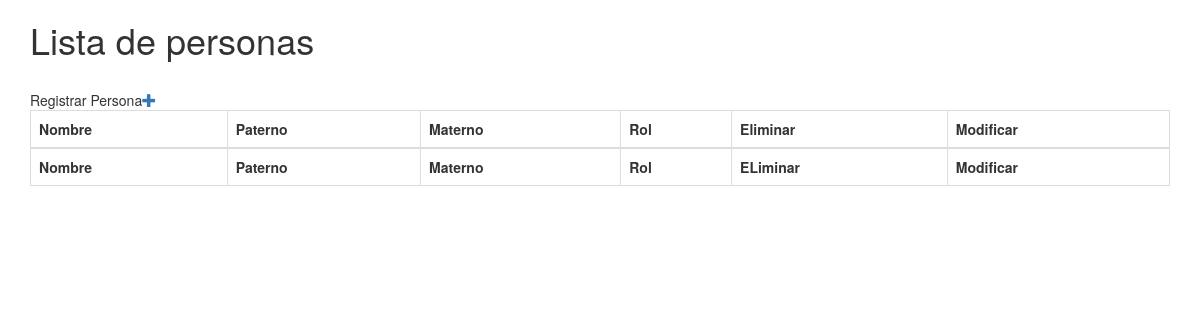
The page /vista/vst_roles_usuarios.php on the database as committed earlier.
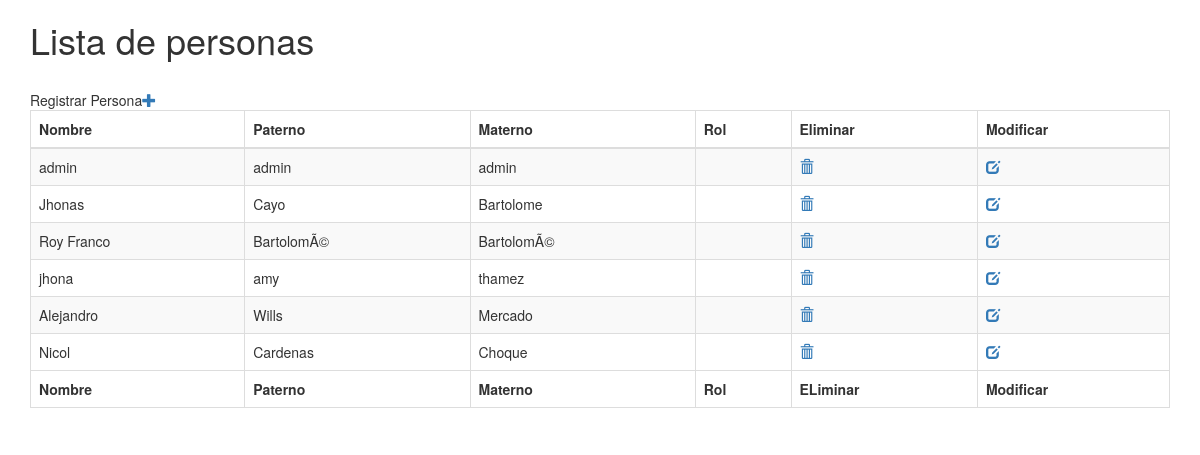
The same page on the database as committed later.
### tables this page shows
CREATE TABLE `persona` (
  `id_persona` int(11) NOT NULL AUTO_INCREMENT,
  `nombre` varchar(45) DEFAULT NULL,
  `papellido` varchar(45) DEFAULT NULL,
  `sapellido` varchar(45) DEFAULT NULL,
  `ci` varchar(45) DEFAULT NULL,
  `telefono` int(11) DEFAULT NULL,
  `direccion` varchar(150) DEFAULT NULL,
  `email` varchar(45) DEFAULT NULL,
  `activo` tinyint(4) DEFAULT NULL,
  `rol_id_rol` int(11) NOT NULL,
  PRIMARY KEY (`id_persona`),
  UNIQUE KEY `ci_UNIQUE` (`ci`),
  UNIQUE KEY `email_UNIQUE` (`email`),
  KEY `fk_persona_rol1_idx` (`rol_id_rol`),
  CONSTRAINT `fk_persona_rol1` FOREIGN KEY (`rol_id_rol`) REFERENCES `rol` (`id_rol`) ON DELETE NO ACTION ON UPDATE NO ACTION
);

### modelo/conexion.php (called while the page is built, shortened)
<?php
class conexion{
	public $con;
	function __construct(){
	$this->host="localhost";
	$this->user="root";
	$this->clave="";
	$this->db="inter";
	$this->con=mysqli_connect($this->host, $this->user,$this->clave);
	mysqli_query($this->con, 'SET NAMES UTF-8');
	if($this->con){
		mysqli_select_db($this->con,$this->db);
	}
	}
public function con_retorno($sql){
$resp=mysqli_query($this->con, $sql);
return $resp;
}
}

### controlador/ctrl_agregarusuario.php (called while the page is built, shortened)
<?php
require("../modelo/mdl_agregarusuario.php");
class ctrlUsuario
{  public $obj_mod;
	function __construct()
	{
		$this->obj_mod=new mdlusuario();
	}
	public function listar()
	{
	return $this->obj_mod->listar();
	}
}

### modelo/mdl_agregarusuario.php (called while the page is built, shortened)
<?php
require("conexion.php");
class mdlusuario
{
	public $obj_con;
	function __construct()
	{
	$this->obj_con=new conexion();
	}
	public function listar()
	{
			$sql="select * from persona;";
	return $this->obj_con->con_retorno($sql);
	}
}
?>

### vista/vst_roles_usuarios.php (the view, shortened to what this page needs)
<!DOCTYPE html>
<html>
<head>
<link rel="stylesheet" href="../bootstrap/css/bootstrap.min.css">
<link rel="stylesheet" href="../bootstrap/datatables/css/bootstrap.min.css">
<link rel="stylesheet" href="../bootstrap/datatables/css/dataTables.bootstrap.min.css">
<link rel="stylesheet" href="../bootstrap/datatables/css/fixedHeader.bootstrap.min.css">
<link rel="stylesheet" href="../bootstrap/datatables/css/responsive.bootstrap.min.css">
</head>
<body>
<?php
    require("../controlador/ctrl_agregarusuario.php");
    $obj=new ctrlUsuario();
    $resp=$obj->listar();
?>
<div class="container">
<h1>Lista de personas</h1>
<br>
<span>Registrar Persona<a href="../admin/docs/vista/vst_agregarusuario.php" target="_blank" class="glyphicon glyphicon-plus"></a>
</span>
<table id="example" class="table table-striped table-bordered nowrap" style="width:100%">
        <thead>
            <tr>
                <th>Nombre</th>
                <th>Paterno</th>
                 <th>Materno</th>
                 <th>Rol</th>
                <th>Eliminar</th>
                <th>Modificar</th>
                </tr>
        </thead>
        <tbody>
<?php
while($row=mysqli_fetch_assoc($resp)){
      $cod=$row['id_persona'];
       $ci=$row['ci'];
        $tel=$row['telefono'];
        $dir=$row['direccion'];
        $nom=$row['nombre'];
        $pat=$row['papellido'];
        $mat=$row['sapellido'];
        echo "<tr>";
        echo "<td>".$row["nombre"]."</td>";
        echo "<td>".$row["papellido"]."</td>";
        echo "<td>".$row["sapellido"]."</td>";
        echo "<td>".$row["rol"]."</td>";
        echo "<td> <a href='../enrutador/enr_agregarusuario.php?codigo=".$cod."' class='glyphicon glyphicon-trash'></a></td>";
        echo "<td><a href='vst_modificarusuario.php?cod=".$cod."-".$nom."-".$pat."-".$mat."-".$ci."-".$tel."-".$dir."' class='glyphicon glyphicon-edit'></a></td>";
        echo "</tr>";
    }
?>
        </tbody>
        <tfoot>
            <tr>
                <th>Nombre</th>
                <th>Paterno</th>
                 <th>Materno</th>
                 <th>Rol</th>
                <th>ELiminar</th>
                <th>Modificar</th>
            </tr>
        </tfoot>
    </table>
</div>
</body>
</html>

Rows that differ between the two databases and show on the page:
added persona: nombre "admin", papellido "admin", sapellido "admin"
added persona: nombre "Jhonas", papellido "Cayo", sapellido "Bartolome"
added persona: nombre "Roy Franco", papellido "BartolomÃ©", sapellido "BartolomÃ©"
added persona: nombre "jhona", papellido "amy", sapellido "thamez"
added persona: nombre "Alejandro", papellido "Wills", sapellido "Mercado"
added persona: nombre "Nicol", papellido "Cardenas", sapellido "Choque"
